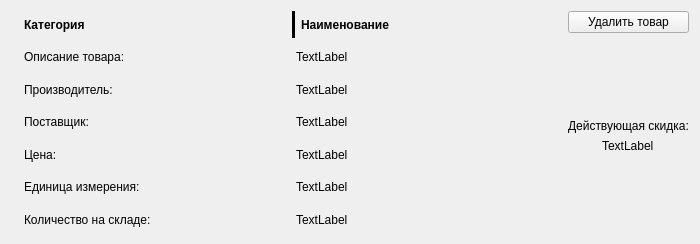
<?xml version="1.0" encoding="UTF-8"?>
<ui version="4.0">
 <class>Form</class>
 <widget class="QWidget" name="Form">
  <property name="geometry">
   <rect>
    <x>0</x>
    <y>0</y>
    <width>700</width>
    <height>244</height>
   </rect>
  </property>
  <property name="minimumSize">
   <size>
    <width>700</width>
    <height>0</height>
   </size>
  </property>
  <property name="maximumSize">
   <size>
    <width>16777215</width>
    <height>250</height>
   </size>
  </property>
  <property name="windowTitle">
   <string>Form</string>
  </property>
  <layout class="QGridLayout" name="gridLayout_2" columnstretch="0,1,0">
   <item row="0" column="0">
    <layout class="QGridLayout" name="gridLayout">
     <item row="1" column="0">
      <layout class="QHBoxLayout" name="horizontalLayout_4">
       <item>
        <widget class="QLabel" name="photo">
         <property name="maximumSize">
          <size>
           <width>300</width>
           <height>200</height>
          </size>
         </property>
         <property name="text">
          <string/>
         </property>
         <property name="pixmap">
          <pixmap>../../../Downloads/Прил_ОЗ_КОД 09.02.07-2-2026 (2)/БУ/Модуль 1/Прил_2_ОЗ_КОД 09.02.07-2-2026-М1/import/picture.png</pixmap>
         </property>
         <property name="scaledContents">
          <bool>true</bool>
         </property>
        </widget>
       </item>
      </layout>
     </item>
    </layout>
   </item>
   <item row="0" column="1">
    <layout class="QHBoxLayout" name="horizontalLayout_2">
     <item>
      <layout class="QVBoxLayout" name="verticalLayout_3">
       <item>
        <layout class="QHBoxLayout" name="horizontalLayout_11">
         <item>
          <widget class="QLabel" name="category">
           <property name="font">
            <font>
             <weight>75</weight>
             <bold>true</bold>
            </font>
           </property>
           <property name="text">
            <string>Категория</string>
           </property>
           <property name="textFormat">
            <enum>Qt::PlainText</enum>
           </property>
          </widget>
         </item>
         <item>
          <widget class="Line" name="line">
           <property name="styleSheet">
            <string notr="true">background-color: black;</string>
           </property>
           <property name="lineWidth">
            <number>1</number>
           </property>
           <property name="orientation">
            <enum>Qt::Vertical</enum>
           </property>
          </widget>
         </item>
         <item>
          <widget class="QLabel" name="name">
           <property name="font">
            <font>
             <weight>75</weight>
             <bold>true</bold>
            </font>
           </property>
           <property name="text">
            <string>Наименование</string>
           </property>
          </widget>
         </item>
        </layout>
       </item>
       <item>
        <layout class="QHBoxLayout" name="horizontalLayout_10">
         <item>
          <widget class="QLabel" name="label">
           <property name="text">
            <string>Описание товара:</string>
           </property>
          </widget>
         </item>
         <item>
          <widget class="QLabel" name="description_edit">
           <property name="text">
            <string>TextLabel</string>
           </property>
           <property name="wordWrap">
            <bool>true</bool>
           </property>
          </widget>
         </item>
        </layout>
       </item>
       <item>
        <layout class="QHBoxLayout" name="horizontalLayout_9">
         <item>
          <widget class="QLabel" name="label_2">
           <property name="text">
            <string>Производитель:</string>
           </property>
          </widget>
         </item>
         <item>
          <widget class="QLabel" name="manufacturer_edit">
           <property name="text">
            <string>TextLabel</string>
           </property>
          </widget>
         </item>
        </layout>
       </item>
       <item>
        <layout class="QHBoxLayout" name="horizontalLayout_8">
         <item>
          <widget class="QLabel" name="label_4">
           <property name="text">
            <string>Поставщик:</string>
           </property>
          </widget>
         </item>
         <item>
          <widget class="QLabel" name="supplier_edit">
           <property name="text">
            <string>TextLabel</string>
           </property>
          </widget>
         </item>
        </layout>
       </item>
       <item>
        <layout class="QHBoxLayout" name="horizontalLayout_7">
         <item>
          <widget class="QLabel" name="label_6">
           <property name="text">
            <string>Цена:</string>
           </property>
          </widget>
         </item>
         <item>
          <widget class="QLabel" name="price_edit">
           <property name="text">
            <string>TextLabel</string>
           </property>
          </widget>
         </item>
        </layout>
       </item>
       <item>
        <layout class="QHBoxLayout" name="horizontalLayout_6">
         <item>
          <widget class="QLabel" name="label_9">
           <property name="text">
            <string>Единица измерения:</string>
           </property>
          </widget>
         </item>
         <item>
          <widget class="QLabel" name="unit_edit">
           <property name="text">
            <string>TextLabel</string>
           </property>
          </widget>
         </item>
        </layout>
       </item>
       <item>
        <layout class="QHBoxLayout" name="horizontalLayout_5">
         <item>
          <widget class="QLabel" name="label_10">
           <property name="text">
            <string>Количество на складе:</string>
           </property>
          </widget>
         </item>
         <item>
          <widget class="QLabel" name="stock_edit">
           <property name="text">
            <string>TextLabel</string>
           </property>
          </widget>
         </item>
        </layout>
       </item>
      </layout>
     </item>
    </layout>
   </item>
   <item row="0" column="2">
    <layout class="QHBoxLayout" name="horizontalLayout_3">
     <item>
      <layout class="QVBoxLayout" name="verticalLayout_4">
       <item>
        <widget class="QPushButton" name="delete_button">
         <property name="text">
          <string>Удалить товар</string>
         </property>
        </widget>
       </item>
       <item>
        <spacer name="verticalSpacer">
         <property name="orientation">
          <enum>Qt::Vertical</enum>
         </property>
         <property name="sizeHint" stdset="0">
          <size>
           <width>20</width>
           <height>40</height>
          </size>
         </property>
        </spacer>
       </item>
       <item alignment="Qt::AlignHCenter">
        <widget class="QLabel" name="label_3">
         <property name="text">
          <string>Действующая скидка:</string>
         </property>
        </widget>
       </item>
       <item alignment="Qt::AlignHCenter|Qt::AlignVCenter">
        <widget class="QLabel" name="discount_edit">
         <property name="text">
          <string>TextLabel</string>
         </property>
        </widget>
       </item>
       <item>
        <spacer name="verticalSpacer_2">
         <property name="orientation">
          <enum>Qt::Vertical</enum>
         </property>
         <property name="sizeHint" stdset="0">
          <size>
           <width>20</width>
           <height>40</height>
          </size>
         </property>
        </spacer>
       </item>
      </layout>
     </item>
    </layout>
   </item>
  </layout>
 </widget>
 <resources/>
 <connections/>
</ui>
